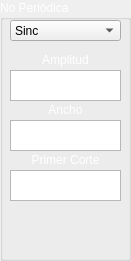
   <widget class="QGroupBox" name="groupBox_3">
    <property name="geometry">
     <rect>
      <x>160</x>
      <y>129</y>
      <width>131</width>
      <height>261</height>
     </rect>
    </property>
    <property name="palette">
     <palette>
      <active>
       <colorrole role="WindowText">
        <brush brushstyle="SolidPattern">
         <color alpha="255">
          <red>255</red>
          <green>255</green>
          <blue>255</blue>
         </color>
        </brush>
       </colorrole>
      </active>
      <inactive>
       <colorrole role="WindowText">
        <brush brushstyle="SolidPattern">
         <color alpha="255">
          <red>255</red>
          <green>255</green>
          <blue>255</blue>
         </color>
        </brush>
       </colorrole>
      </inactive>
      <disabled>
       <colorrole role="WindowText">
        <brush brushstyle="SolidPattern">
         <color alpha="255">
          <red>255</red>
          <green>255</green>
          <blue>255</blue>
         </color>
        </brush>
       </colorrole>
      </disabled>
     </palette>
    </property>
    <property name="title">
     <string>No Periódica</string>
    </property>
    <widget class="QComboBox" name="npsignal">
     <property name="geometry">
      <rect>
       <x>10</x>
       <y>20</y>
       <width>111</width>
       <height>21</height>
      </rect>
     </property>
     <item>
      <property name="text">
       <string>Sinc</string>
      </property>
     </item>
     <item>
      <property name="text">
       <string>Pulso Rectangular</string>
      </property>
     </item>
     <item>
      <property name="text">
       <string>Pulso Triangular</string>
      </property>
     </item>
     <item>
      <property name="text">
       <string>Heaviside</string>
      </property>
     </item>
     <item>
      <property name="text">
       <string>Signo</string>
      </property>
     </item>
     <item>
      <property name="text">
       <string>Exp. Unilateral</string>
      </property>
     </item>
     <item>
      <property name="text">
       <string>Exp. Bilateral</string>
      </property>
     </item>
    </widget>
    <widget class="QTextEdit" name="anchonp">
     <property name="geometry">
      <rect>
       <x>10</x>
       <y>120</y>
       <width>111</width>
       <height>31</height>
      </rect>
     </property>
    </widget>
    <widget class="QTextEdit" name="amplitudnp">
     <property name="geometry">
      <rect>
       <x>10</x>
       <y>70</y>
       <width>111</width>
       <height>31</height>
      </rect>
     </property>
    </widget>
    <widget class="QTextEdit" name="primercorte">
     <property name="geometry">
      <rect>
       <x>10</x>
       <y>170</y>
       <width>111</width>
       <height>31</height>
      </rect>
     </property>
    </widget>
    <widget class="QLabel" name="label_6">
     <property name="geometry">
      <rect>
       <x>10</x>
       <y>50</y>
       <width>111</width>
       <height>20</height>
      </rect>
     </property>
     <property name="font">
      <font>
       <kerning>false</kerning>
      </font>
     </property>
     <property name="text">
      <string>Amplitud</string>
     </property>
     <property name="alignment">
      <set>Qt::AlignCenter</set>
     </property>
    </widget>
    <widget class="QLabel" name="label_7">
     <property name="geometry">
      <rect>
       <x>10</x>
       <y>100</y>
       <width>111</width>
       <height>20</height>
      </rect>
     </property>
     <property name="font">
      <font>
       <kerning>false</kerning>
      </font>
     </property>
     <property name="text">
      <string>Ancho</string>
     </property>
     <property name="alignment">
      <set>Qt::AlignCenter</set>
     </property>
    </widget>
    <widget class="QLabel" name="label_8">
     <property name="geometry">
      <rect>
       <x>10</x>
       <y>150</y>
       <width>111</width>
       <height>20</height>
      </rect>
     </property>
     <property name="font">
      <font>
       <kerning>false</kerning>
      </font>
     </property>
     <property name="text">
      <string>Primer Corte</string>
     </property>
     <property name="alignment">
      <set>Qt::AlignCenter</set>
     </property>
    </widget>
   </widget>
